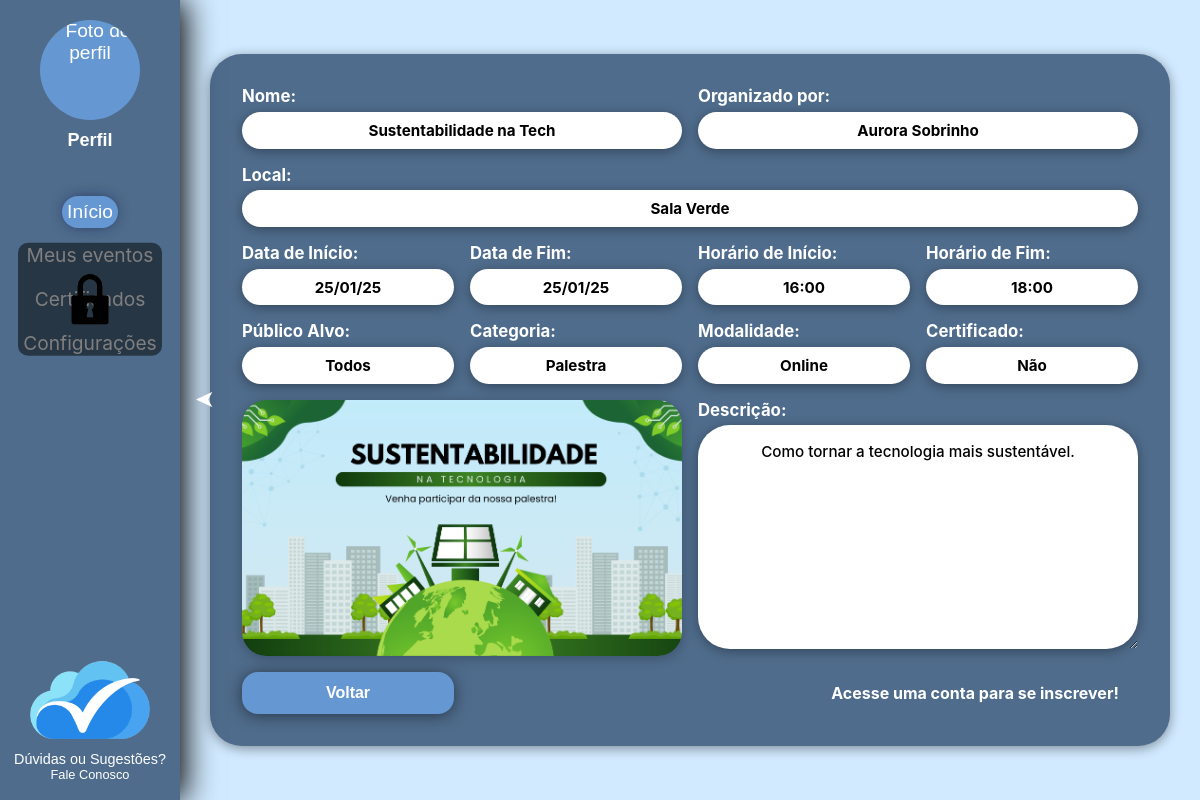
The page /PaginasPublicas/ContainerPublico.php?pagina=evento&id=12 on the database its author committed.
### tables this page shows
create table if not exists evento(
cod_evento int primary key not null,
categoria varchar(40) not null,
nome varchar(100) not null,
lugar varchar(40) not null,
descricao varchar(500),
publico_alvo varchar(100),
inicio datetime not null,
conclusao datetime not null,
duracao float, 
certificado tinyint(1) not null default 0,
modalidade enum('Presencial','Online','Híbrido') not null default 'Presencial',
imagem varchar(255) null
);

create table if not exists usuario(
CPF char(11) primary key,
Nome varchar(100),
Email varchar(100),
Senha varchar(255),
RA char(7) null,
Codigo varchar(8),
Organizador tinyint(1) not null default 0,
TemaSite tinyint(1) not null default 0,
FotoPerfil varchar(255) null,
constraint chk_codigo_organizador check (
    (Organizador = 0) OR 
    (Organizador = 1 AND Codigo is not null)
),
constraint chk_tema_site check (TemaSite in (0,1))
);

### PaginasPublicas/CartaodoEvento.php (the view, shortened to what this page needs)
<!DOCTYPE html>
<html lang="pt-br">
<head>
    <link rel="stylesheet" href="../styleGlobal.css" />
    <?php
    include_once('../BancoDados/conexao.php');
    $id_evento = isset($_GET['id']) ? (int)$_GET['id'] : 1;
    $sql = "SELECT e.*, u.Nome as nome_organizador
            FROM evento e
            LEFT JOIN organiza o ON e.cod_evento = o.cod_evento
            LEFT JOIN usuario u ON o.CPF = u.CPF
            WHERE e.cod_evento = $id_evento";
    $resultado = mysqli_query($conexao, $sql);
    if ($resultado && mysqli_num_rows($resultado) > 0) {
        $evento = mysqli_fetch_assoc($resultado);
        $data_inicio = date('d/m/y', strtotime($evento['inicio']));
        $data_fim = date('d/m/y', strtotime($evento['conclusao']));
        $hora_inicio = date('H:i', strtotime($evento['inicio']));
        $hora_fim = date('H:i', strtotime($evento['conclusao']));
        $nome_organizador = isset($evento['nome_organizador']) && $evento['nome_organizador'] !== '' ? $evento['nome_organizador'] : 'Não informado';
    }
    $certificado = (isset($evento['certificado']) && (int)$evento['certificado'] === 1) ? 'Sim' : 'Não';
    $modalidade = isset($evento['modalidade']) && $evento['modalidade'] !== '' ? $evento['modalidade'] : 'Presencial';
    $imagem_rel = (isset($evento['imagem']) && $evento['imagem'] !== '' && $evento['imagem'] !== null)
        ? $evento['imagem']
        : 'ImagensEventos/CEU-Logo.png';
    $imagem_src = '../' . ltrim($imagem_rel, "/\\");
    ?>
</head>
<body>
  <div id="main-content">
    <div class="cartao-evento">
        <div class="Nome grupo-campo">
            <label>Nome:</label>
            <div class="caixa-valor"><?php echo htmlspecialchars($evento['nome']); ?></div>
        </div>
        <div class="Organizador grupo-campo">
            <label>Organizado por:</label>
            <div class="caixa-valor"><?php echo htmlspecialchars($nome_organizador); ?></div>
        </div>
        <div class="Local grupo-campo">
            <label>Local:</label>
            <div class="caixa-valor"><?php echo htmlspecialchars($evento['lugar']); ?></div>
        </div>
        <div class="DataDeInicio grupo-campo">
            <label>Data de Início:</label>
            <div class="caixa-valor"><?php echo $data_inicio; ?></div>
        </div>
        <div class="DataDeFim grupo-campo">
            <label>Data de Fim:</label>
            <div class="caixa-valor"><?php echo $data_fim; ?></div>
        </div>
        <div class="HorarioDeInicio grupo-campo">
            <label>Horário de Início:</label>
            <div class="caixa-valor"><?php echo $hora_inicio; ?></div>
        </div>
        <div class="HorarioDeFim grupo-campo">
            <label>Horário de Fim:</label>
            <div class="caixa-valor"><?php echo $hora_fim; ?></div>
        </div>
        <div class="PublicoAlvo grupo-campo">
            <label>Público Alvo:</label>
            <div class="caixa-valor"><?php echo htmlspecialchars($evento['publico_alvo'] ?? 'Não informado'); ?></div>
        </div>
        <div class="Categoria grupo-campo">
            <label>Categoria:</label>
            <div class="caixa-valor"><?php echo htmlspecialchars($evento['categoria'] ?? ''); ?></div>
        </div>
        <div class="Modalidade grupo-campo">
            <label>Modalidade:</label>
            <div class="caixa-valor"><?php echo htmlspecialchars($modalidade); ?></div>
        </div>
        <div class="Certificado grupo-campo">
            <label>Certificado:</label>
            <div class="caixa-valor"><?php echo $certificado; ?></div>
        </div>
        <div class="Imagem campo-imagem">
            <div class="carrossel-imagens">
                <img id="imagem-carrossel" src="<?php echo htmlspecialchars($imagem_src); ?>" alt="Imagem do evento">
            </div>
        </div>
        <div class="Descricao grupo-campo">
            <label>Descrição:</label>
            <div class="caixa-valor caixa-descricao"><?php echo htmlspecialchars($evento['descricao']); ?></div>
        </div>
        <div class="BotaoVoltar">
            <button class="botao" onclick="history.back()">Voltar</button>
        </div>
        <div class="MensagemLogin">
            <h4 class="MensagemLogin">Acesse uma conta para se inscrever!</h4>
        </div>
    </div>
    </div>
</body>
</html>

### PaginasPublicas/ContainerPublico.php (shortened to what this page needs)
<!DOCTYPE html>
<html lang="pt-br">
<head>
    <link rel="stylesheet" href="../styleGlobal.css" />
</head>
<body <?php if (($pagina ?? ($_GET['pagina'] ?? 'inicio')) === 'inicio') { echo 'class="pagina-inicio"'; } ?>>
    <?php
    $paginasPermitidas = [
        'inicio' => 'Inicio.php',
        'login' => 'Login.html',
        'cadastroP' => 'CadastroParticipante.html',
        'cadastroO' => 'CadastroOrganizador.html',
        'redefinirSenha' => 'RedefinirSenha.html',
        'evento' => 'CartaodoEvento.php',
        'solicitarCodigo' => 'SolicitarCodigo.html',
        'faleConosco' => '../PaginasGlobais/FaleConosco.html',
        'termos' => '../PaginasGlobais/TermosDeCondicoes.html',
    ];
    $pagina = $_GET['pagina'] ?? 'inicio';
    $arquivo = $paginasPermitidas[$pagina] ?? $paginasPermitidas['inicio'];
?>
    <div id="conteudo-dinamico">
        <?php include $arquivo; ?>
    </div>
</body>
</html>

### styleGlobal.css (style rules this page uses)
:root { --branco: #FFFFFF; --preto: #000000; --botao: #6598D2; --caixas: #4F6C8C; --fundo: #D1EAFF; --cinza-escuro: #333333; --cinza-medio: #888888; --azul-escuro: #0a1449; --azul-claro: #8ad7da; --vermelho: #ff0000; --verde: #2c9533; --vermelho-escuro: #b20000; --sombra-padrao: rgba(0, 0, 0, 0.6); --sombra-forte: rgba(0, 0, 0, 0.8); --sombra-leve: rgba(0, 0, 0, 0.5); --tabela_participantes: #deeaff; }
#main-content { transition: margin-left 0.3s, margin-right 0.3s; margin-left: 0; margin-right: 0; }
#main-content.shifted { margin-left: clamp(180px, 15vw, 220px); }
html, body { scrollbar-width: thin; scrollbar-color: var(--botao) var(--caixas); }
*, *::before, *::after { box-sizing: border-box; margin: 0; padding: 0; }
body { margin: 0; padding: 0; font-family: 'Inter', sans-serif; background-color: var(--fundo); color: var(--branco); min-height: 100vh; display: flex; justify-content: center; align-items: center; }
.btn, .botao { border: none; cursor: pointer; border-radius: 1rem !important; box-shadow: 0rem 0.1rem 1rem var(--sombra-leve) !important; transition: transform 0.2s ease, box-shadow 0.2s ease, background-color 0.2s ease !important; will-change: transform !important; }
.Menu { position: fixed; z-index: 1000; top: 0; left: 0; height: 100vh; width: clamp(150px, 15%, 300px); background-color: var(--caixas); box-shadow: 5px 0 30px var(--preto); transform: translateX(-100%); transition: transform 0.3s ease; }
.Menu.expanded { transform: translateX(0); }
.Menu .conteudo { display: flex; flex-direction: column; align-items: center; gap: clamp(16px, 3vw, 20px); width: 100%; }
.Menu .perfil { display: flex; flex-direction: column; align-items: center; }
.Menu .header-menu { position: relative; display: flex; flex-direction: column; align-items: center; justify-content: center; gap: 0; padding: 0; margin-bottom: clamp(24px, 4vw, 30px); margin-top: clamp(16px, 3vw, 20px); }
.Menu .perfil button { display: flex; flex-direction: column; align-items: center; }
.Menu .perfil img { width: clamp(80px, 12vw, 100px); height: clamp(80px, 12vw, 100px); border-radius: 50%; background-color: var(--botao); }
.Menu .perfil span { color: var(--branco); font-weight: bold; margin-top: clamp(8px, 1.5vw, 10px); text-align: center; max-width: 90%; font-size: clamp(0.8rem, 1.5vw, 1.5rem); overflow-wrap: break-word; word-break: break-word; }
.Menu button { color: var(--branco); font-size: clamp(1rem, 1.8vw, 1.2rem); background: none; border: none; cursor: pointer; transition: transform 0.2s cubic-bezier(.4,1.5,.5,1), box-shadow 0.35s cubic-bezier(.4,1.5,.5,1), border-radius 0.2s; }
.Menu button.ativo { background-color: var(--botao); border-radius: clamp(24px, 4vw, 30px); box-shadow: 0 0 0 clamp(3px, 0.5vw, 5px) var(--botao), 0 0 clamp(12px, 2.5vw, 16px) 0 var(--azul-escuro); }
.Menu .rodape { position: absolute; bottom: clamp(8px, 1.5vw, 10px); left: 0; right: 0; margin-left: auto; margin-right: auto; text-align: center; display: flex; flex-direction: column; align-items: center; justify-content: center; padding: clamp(6px, 1.2vw, 8px); border-radius: clamp(8px, 1.5vw, 10px); background-color: var(--caixas); width: fit-content; }
.Menu .rodape img { width: clamp(50px, 8em, 150px); display: block; }
.Menu .rodape div { color: var(--branco); font-size: clamp(0.5rem, 1.3vw, 0.9rem); margin-top: clamp(8px, 1.5vw, 10px); white-space: nowrap; }
.Menu .rodape p { color: var(--branco); font-size: clamp(0.6rem, 1.1vw, 0.8rem); }

### rows shown on the page
evento: nome "Sustentabilidade na Tech", usuario.Nome "Aurora Sobrinho", lugar "Sala Verde", inicio "25/01/25", conclusao "25/01/25", inicio "16:00", conclusao "18:00", publico_alvo "Todos", categoria "Palestra", modalidade "Online", certificado "Não", imagem (picture), descricao "Como tornar a tecnologia mais sustentável."
